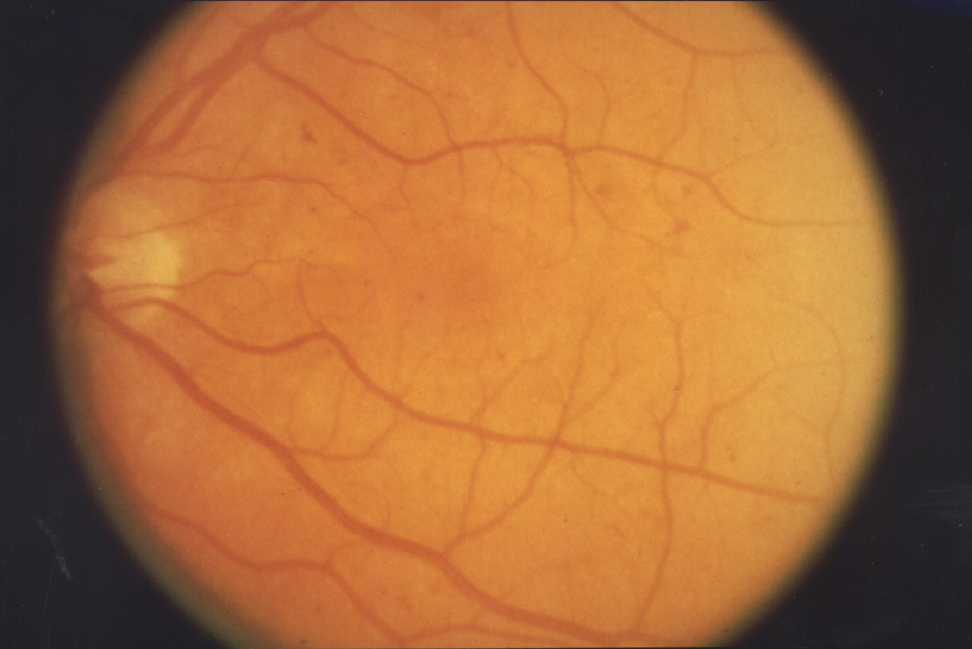
#> input picture data/medical/fundus_image.png, 972 x 649 px, found by its file name
$ python frequency_domain_filters.py
#> lines starting #> are read from the running program, lines starting #| are printed output that depends on the picture; after the words box and inside, x2 and y2 are one past the last pixel; in counts of white or black regions, pixels touching at a corner belong together
import cv2
import numpy as np
import matplotlib.pyplot as plt

# Load medical image
img = cv2.imread('data/medical/fundus_image.png')
#> img is the input picture: shape (649, 972, 3); mean B, G, R 57.2, 106.2, 165.7
gray = cv2.cvtColor(img, cv2.COLOR_BGR2GRAY)
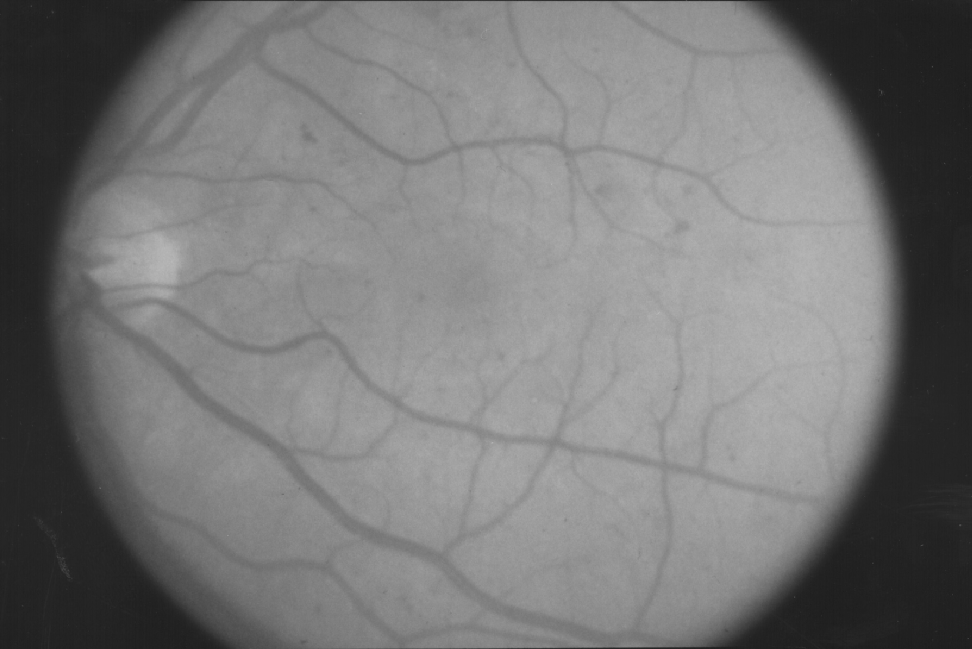
#> gray: shape (649, 972); min 28, max 185, mean 118.4

# FFT
f = np.fft.fft2(gray)
fshift = np.fft.fftshift(f)

rows, cols = gray.shape
#> rows = 649; cols = 972
crow, ccol = rows // 2, cols // 2
#> crow = 324; ccol = 486

# Low-pass filter
mask_lp = np.zeros((rows, cols), np.uint8)
radius = 30
cv2.circle(mask_lp, (ccol, crow), radius, 1, -1)
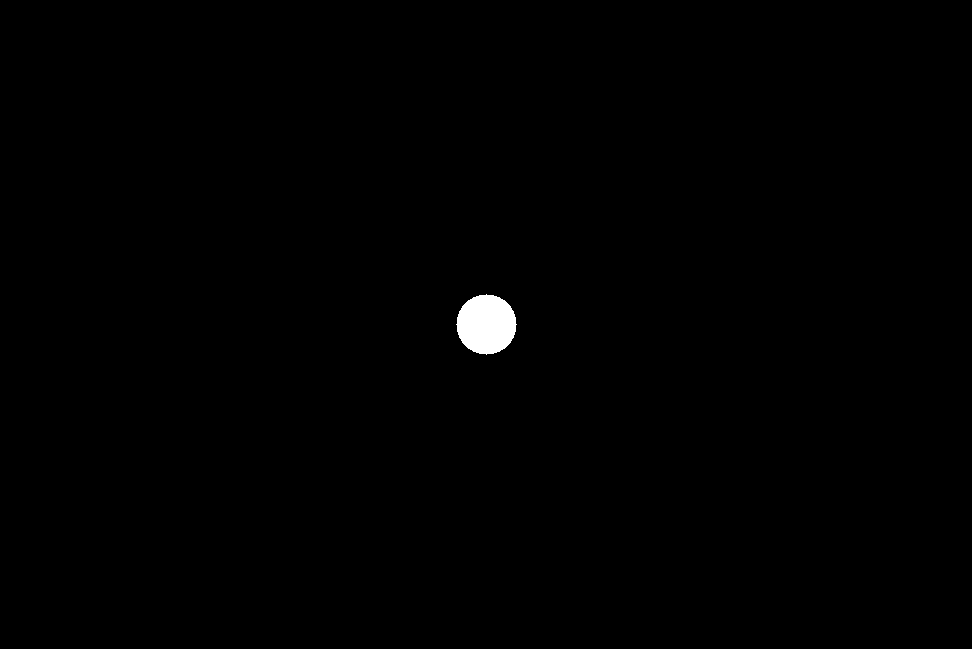
#> mask_lp: shape (649, 972); values 0 (black) and 1 (white), 0.45% white; 1 white region, box (x1, y1, x2, y2) and area: (456, 294, 517, 355) 2821

# High-pass filter
mask_hp = 1 - mask_lp

# Apply low-pass
f_lp = fshift * mask_lp
img_lp = np.abs(np.fft.ifft2(np.fft.ifftshift(f_lp)))

# Apply high-pass
f_hp = fshift * mask_hp
img_hp = np.abs(np.fft.ifft2(np.fft.ifftshift(f_hp)))
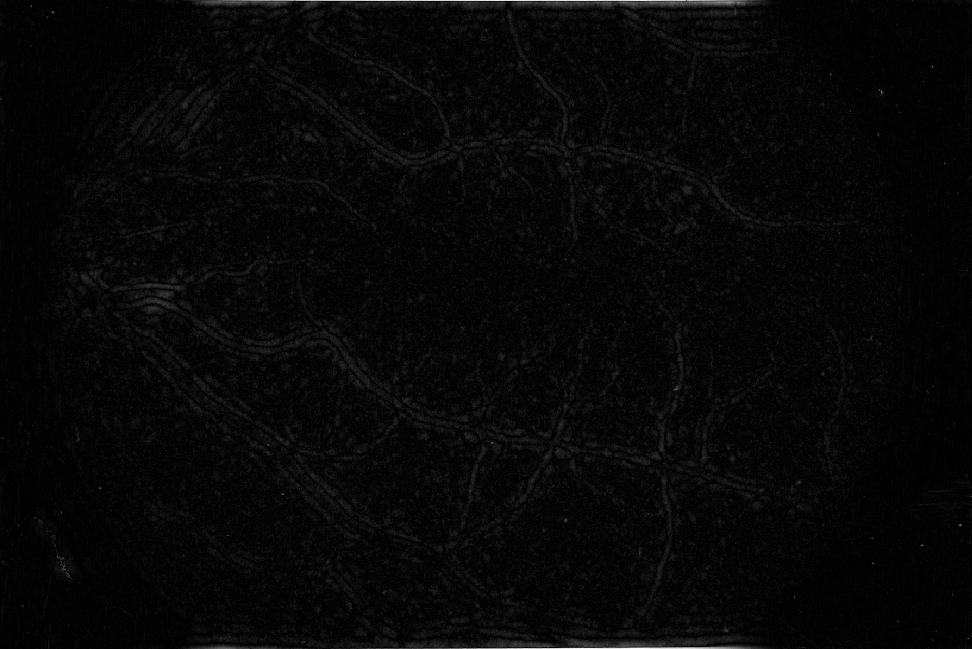
#> img_hp: shape (649, 972) float64; min 6.34e-06, max 76.22, mean 2.2; drawn with min black and max white

# Display results
plt.figure(figsize=(12, 4))
plt.subplot(1, 3, 1)
plt.imshow(gray, cmap='gray')
plt.title('Original')
plt.axis('off')

plt.subplot(1, 3, 2)
plt.imshow(img_lp, cmap='gray')
plt.title('Low-pass Filtered')
plt.axis('off')

plt.subplot(1, 3, 3)
plt.imshow(img_hp, cmap='gray')
plt.title('High-pass Filtered')
plt.axis('off')

plt.show()
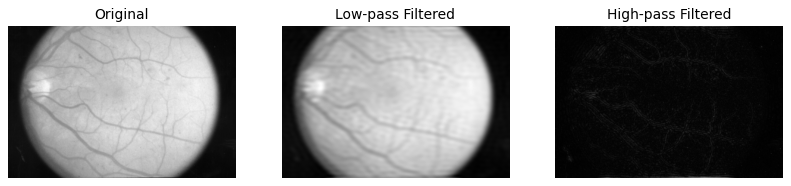
#> figure drawn by matplotlib, 3 panels
